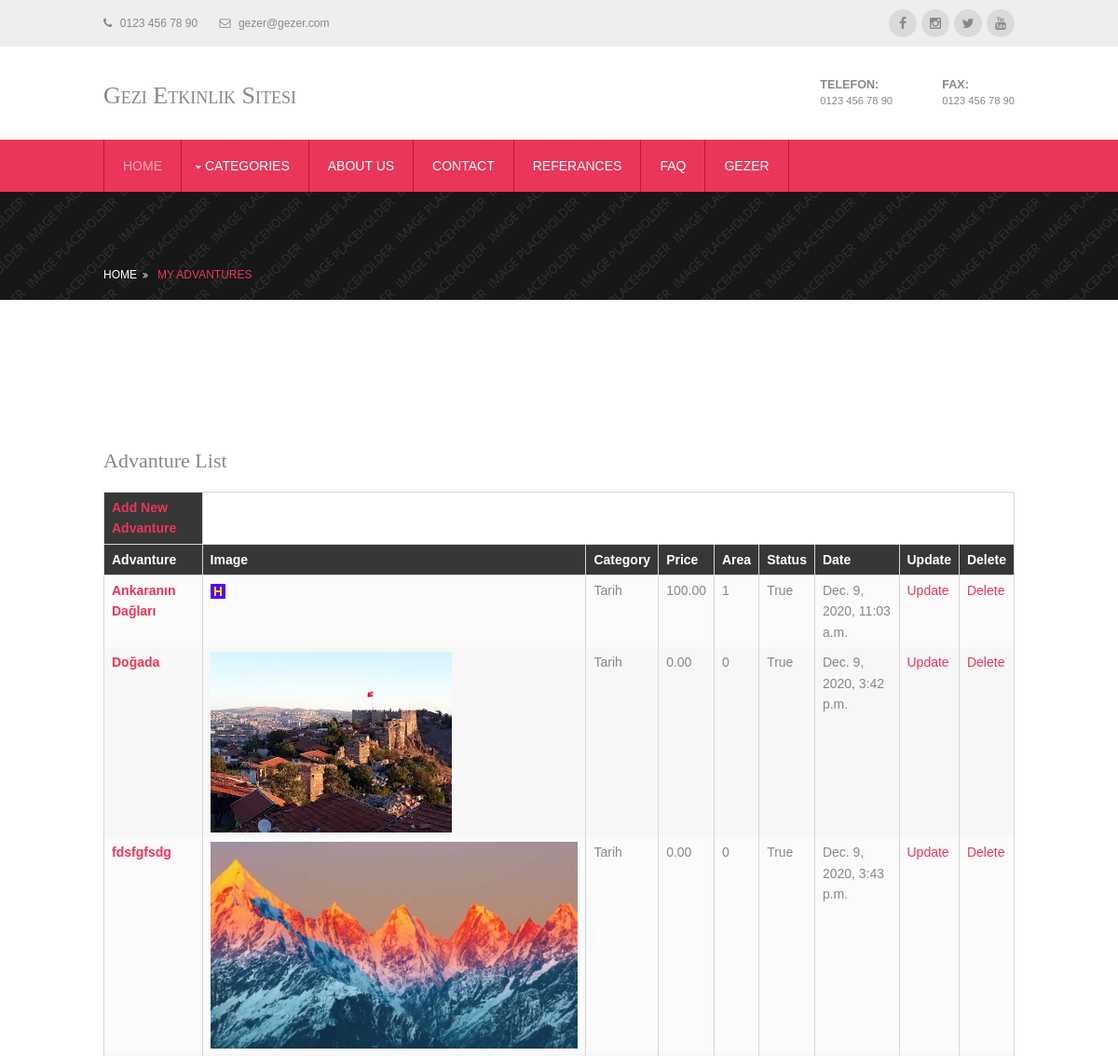
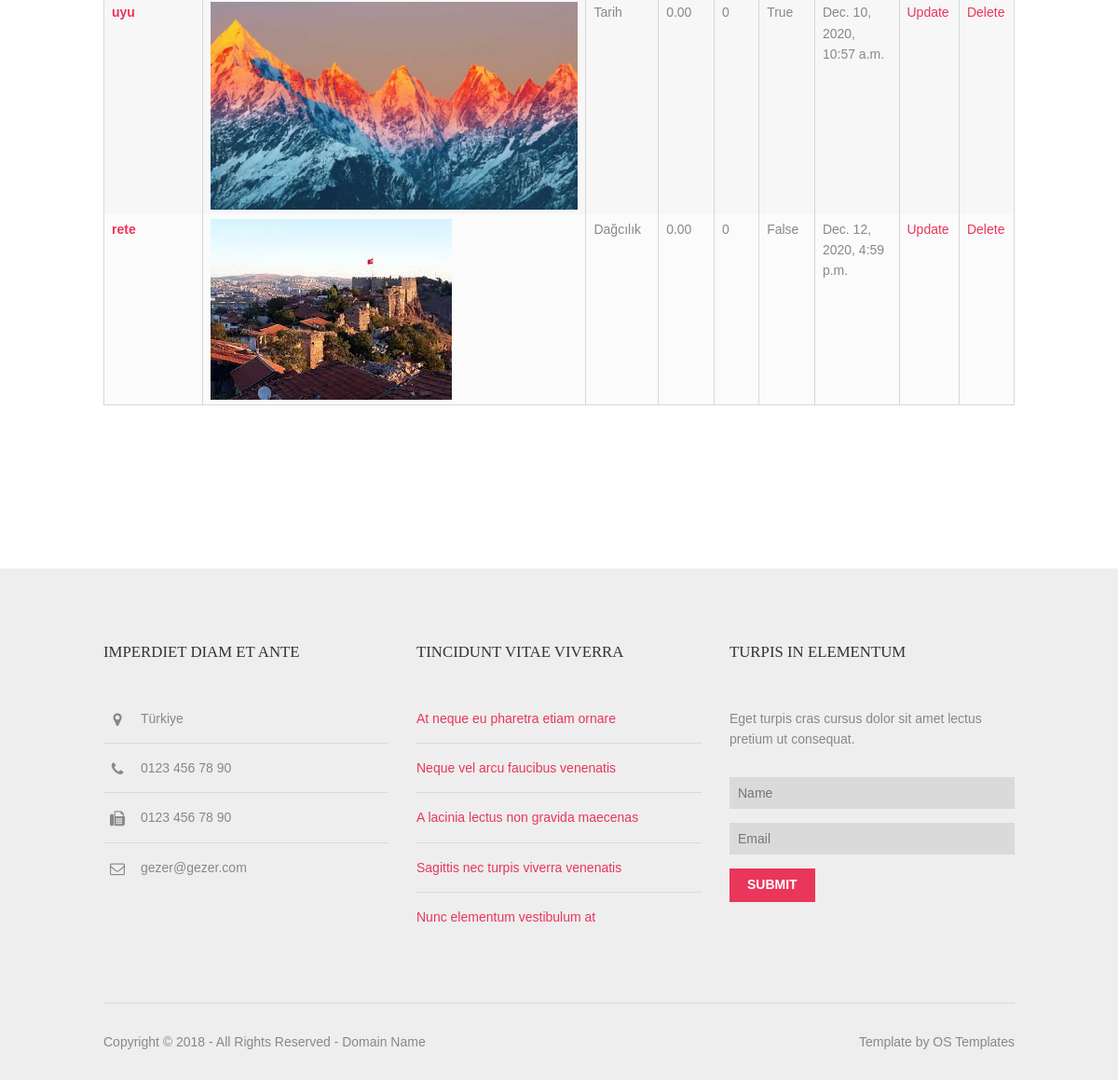
Screenshot of /user/user_advantures/ (signed in) with the database file from the repository (2 pictures, top to bottom).
### home/models.py (models this page shows, shortened)
class Setting(models.Model):
    STATUS = (
        ('True', 'True'),
        ('False', 'False'),
    )
    title = models.CharField(max_length=150)
    keywords = models.CharField(max_length=255)
    description = models.CharField(max_length=255)
    company = models.CharField(max_length=50)
    address = models.CharField(blank=True, max_length=100)
    phone = models.CharField(blank=True, max_length=15)
    fax = models.CharField(blank=True, max_length=15)
    email = models.CharField(blank=True, max_length=50)
    smtpserver = models.CharField(blank=True, max_length=50)
    smtpemail = models.CharField(blank=True, max_length=50)
    smtppassword = models.CharField(blank=True, max_length=10)
    smtpport = models.CharField(blank=True, max_length=5)
    icon = models.ImageField(blank=True, upload_to='images/')
    facebook = models.CharField(blank=True, max_length=50)
    instagram = models.CharField(blank=True, max_length=50)
    twitter = models.CharField(blank=True, max_length=50)
    youtube = models.CharField(blank=True, max_length=50)
    aboutus = RichTextUploadingField(blank=True)
    contact = RichTextUploadingField(blank=True)
    references = RichTextUploadingField(blank=True)
    status = models.CharField(max_length=10, choices=STATUS)
    create_at = models.DateTimeField(auto_now_add=True)
    update_at = models.DateTimeField(auto_now=True)

### advanture/models.py (models this page shows, shortened)
class Advanture(models.Model):
    STATUS = (
        ('True', 'Evet'),
        ('False', 'Hayır'),
    )
    category = models.ForeignKey(Category, on_delete=models.CASCADE, default='None')  # many to one relation with Category
    location = models.ForeignKey(Location, on_delete=models.CASCADE, default='None')  # many to one relation with Category
    title = models.CharField(max_length=150)
    keywords = models.CharField(max_length=255)
    description = models.TextField(max_length=255)
    image = models.ImageField(upload_to='images/', null=True)
    price = models.DecimalField(max_digits=12, decimal_places=2, default=0)
    day = models.IntegerField(default=0)
    detail = RichTextUploadingField()
    slug = models.SlugField(null=False, unique=True)
    status = models.CharField(max_length=10, choices=STATUS, default='False')
    create_at = models.DateTimeField(auto_now_add=True)
    update_at = models.DateTimeField(auto_now=True)
    user = models.ForeignKey(User, on_delete=models.CASCADE)

class Category(MPTTModel):
    STATUS = (
        ('True', 'Evet'),
        ('False', 'Hayır'),
    )
    title = models.CharField(max_length=50)
    keywords = models.CharField(max_length=255)
    description = models.TextField(max_length=255)
    image = models.ImageField(blank=True, upload_to='images/')
    status = models.CharField(max_length=10, choices=STATUS)
    slug = models.SlugField(null=False, unique=True)
    parent = TreeForeignKey('self', blank=True, null=True, related_name='children', on_delete=models.CASCADE)
    create_at = models.DateTimeField(auto_now_add=True)
    update_at = models.DateTimeField(auto_now=True)
    class MPTTMeta:
        order_insertion_by = ['title']
    def __str__(self):  # __str__ method elaborated later in
        full_path = [self.title]  # post.  use __unicode__ in place of
        k = self.parent
        while k is not None:
            full_path.append(k.title)
            k = k.parent
        return ' / '.join(full_path[::-1])

### user/views.py (the view)
# urls.py: path('user_advantures/', views.user_advantures, name='user_advantures'),
@login_required(login_url='/login')  # Check login
def user_advantures(request):
    category = Category.objects.all()
    current_user = request.user
    advantures = Advanture.objects.filter(user_id=current_user.id)
    setting = Setting.objects.get(pk=1)
    context = {'category': category,
               'setting':setting,
               'advantures': advantures, }
    return render(request, 'user_advantures.html', context)

### user/templates/user_advantures.html (shortened to what this page needs)
{% extends 'home_index.html' %}
{% block body %}
{%  load static %}
<div class="wrapper bgded overlay" style="background-image:url('/static/images/demo/backgrounds/01.png');">
  <div id="breadcrumb" class="hoc clear">
    <ul>
        <li><a href="/">HOME</a></li>
         <li class="active"><a href="">My Advantures</a></li>
    </ul>
  </div>
</div>
<div class="wrapper row3">
  <main class="hoc container clear">
 <div class="container">
      <div class="row">
                       <div class="col-md-9">
                    <div class="order-summary clearfix">
                        <div class="section-title">
                            <h3 class="title">Advanture List</h3>
                        </div>
                        <table class="shopping-cart-table table">
                        <tr>
                            <th class="text-left">
                                <a href="/user/user_advantures_add" class="primary-btn">Add New Advanture</a>
                            </th>
                        </tr>
                        <tr>
                            <th class="text-left">Advanture </th>
                            <th class="text-left">Image</th>
                            <th class="text-left">Category</th>
                            <th class="text-left">Price</th>
                            <th class="text-left">Area</th>
                            <th class="text-left">Status </th>
                            <th class="text-left">Date </th>
                            <th class="text-left">Update</th>
                            <th class="text-left">Delete</th>
                        </tr>
                        {% for rs in advantures %}
                            <tr>
                                <td class="text-left">
                                    <a href="/rentalad/{{ rs.id}}/{{ rs.slug }}">
                                        <strong> {{ rs.title}}</strong>
                                    </a>
                                </td>
                                <td class="text-left"><img src="{{ rs.image.url}}" width="50"/> </td>
                                <td class="text-left">{{ rs.category}} </td>
                                <td class="text-left">{{ rs.price}} </td>
                                <td class="text-left">{{ rs.day}} </td>
                                <td class="text-left">{{ rs.status.title}} </td>
                                <td class="text-left">{{ rs.create_at}} </td>
                                <td class="text-left">
                                    <a class="primary-btn" href="/user/update_advanture/{{ rs.id }}" onclick="return confirm('Will be Update ! Are you sure?')"> Update </a>
                                </td>
                                <td class="text-left">
                                    <a class="primary-btn" href="/user/delete_advanture/{{ rs.id }}" onclick="return confirm('Will be Delete ! Are you sure?')"> Delete </a>
                                </td>
                            </tr>
                        {% endfor %}
                    </table>
                    </div>
                </div>
      </div>
    </div>
  </main>
</div>
{% endblock %}

### home/templates/header.html (shortened to what this page needs)
{%  load static %}
<div class="wrapper row0">
  <div id="topbar" class="hoc clear">
    <div class="fl_left">
      <ul class="nospace inline pushright">
        <li><i class="fa fa-phone"></i> {{ setting.phone }}</li>
        <li><i class="fa fa-envelope-o"></i> {{ setting.email }}</li>
      </ul>
    </div>
    <div class="fl_right">
      <ul class="faico clear">
        <li><a class="faicon-facebook" href="{{ setting.facebook }}"><i class="fa fa-facebook"></i></a></li>
        <li><a class="faicon-instagram" href="{{ setting.instagram }}"><i class="fa fa-instagram"></i></a></li>
        <li><a class="faicon-twitter" href="{{ setting.twitter }}"><i class="fa fa-twitter"></i></a></li>
        <li><a class="faicon-youtube" href="{{ setting.youtube }}"><i class="fa fa-youtube"></i></a></li>
      </ul>
    </div>
  </div>
</div>
<div class="wrapper row1">
  <header id="header" class="hoc clear">
    <div id="logo" class="fl_left">
      <h1><a href="/">{{ setting.title }}</a></h1>
    </div>
    <div id="quickinfo" class="fl_right">
      <ul class="nospace inline">
        <li><strong>Telefon:</strong><br>
          {{ setting.phone }}</li>
        <li><strong>Fax:</strong><br>
          {{ setting.fax }}</li>
      </ul>
    </div>
  </header>
</div>
<div class="wrapper row2">
  <nav id="mainav" class="hoc clear">
    <ul class="clear">
      <li class="active"><a href="/">Home</a></li>
        <li>
              <a class="drop" href="#">CATEGORIES</a>
                  {% load mptt_tags %}
            </li>
<li><a href="/aboutus">ABOUT US</a></li>
            <li><a href="/contact">CONTACT</a></li>
           <li><a href="/referances">REFERANCES</a></li>
              <li><a href="/fag">FAQ</a></li>
    {% if user.id is not None %}
              <li class="dropdown">
                <a class="dropdown-toggle" data-toggle="dropdown" href="blog-archive.html">{{ user.username }} </a>
              </li>
    {% endif %}
    </ul>
  </nav>
</div>

### home/templates/footer.html (shortened to what this page needs)
{%  load static %}
<div class="wrapper row4">
  <footer id="footer" class="hoc clear">
    <div class="one_third first">
      <h6 class="title">Imperdiet diam et ante</h6>
      <ul class="nospace linklist contact">
        <li><i class="fa fa-map-marker"></i>
          <address>
          {{ setting.address }}
          </address>
        </li>
        <li><i class="fa fa-phone"></i> {{ setting.phone }}</li>
        <li><i class="fa fa-fax"></i> {{ setting.fax }}</li>
        <li><i class="fa fa-envelope-o"></i> {{ setting.email }}</li>
      </ul>
    </div>
    <div class="one_third">
      <h6 class="title">Tincidunt vitae viverra</h6>
      <ul class="nospace linklist">
        <li><a href="#">At neque eu pharetra etiam ornare</a></li>
        <li><a href="#">Neque vel arcu faucibus venenatis</a></li>
        <li><a href="#">A lacinia lectus non gravida maecenas</a></li>
        <li><a href="#">Sagittis nec turpis viverra venenatis</a></li>
        <li><a href="#">Nunc elementum vestibulum at</a></li>
      </ul>
    </div>
    <div class="one_third">
      <h6 class="title">Turpis in elementum</h6>
      <p class="btmspace-30">Eget turpis cras cursus dolor sit amet lectus pretium ut consequat.</p>
      <form method="post" action="#">
        <fieldset>
          <input class="btmspace-15" type="text" value="" placeholder="Name">
          <input class="btmspace-15" type="text" value="" placeholder="Email">
          <button type="submit" value="submit">Submit</button>
        </fieldset>
      </form>
    </div>
  </footer>
</div>
<div class="wrapper row5">
  <div id="copyright" class="hoc clear">
    <p class="fl_left">Copyright &copy; 2018 - All Rights Reserved - <a href="#">Domain Name</a></p>
    <p class="fl_right">Template by <a target="_blank" href="https://www.os-templates.com/" title="Free Website Templates">OS Templates</a></p>
  </div>
</div>

### home/static/layout/styles/framework.css (style rules this page uses)
html { overflow-y:scroll; overflow-x:hidden; }
html, body { margin:0; padding:0; font-size:14px; line-height:1.6em; }
*, *::before, *::after { box-sizing:border-box; }
.nospace { margin:0; padding:0; list-style:none; }
.inline * { display:inline-block; }
.inline *:last-child { margin-right:0; }
.pushright li { margin-right:20px; }
.pushright li:last-child { margin-right:0; }
.overlay { position:relative; z-index:1; }
.overlay::after { display:block; position:absolute; top:0; left:0; width:100%; height:100%; content:""; z-index:-1; }
.bgded { background-position:top center; background-repeat:no-repeat; background-size:cover; }
.clear, .group { display:block; }
.clear::before, .clear::after, .group::before, .group::after { display:table; content:""; }
.clear, .clear::after, .group, .group::after { clear:both; }
a { outline:none; text-decoration:none; }
.fl_left, .imgl { float:left; }
.fl_right, .imgr { float:right; }
img { width:auto; max-width:100%; height:auto; margin:0; padding:0; border:none; line-height:normal; vertical-align:middle; }
body, input, textarea, select { font-family:Verdana, Geneva, sans-serif; }
h1, h2, h3, h4, h5, h6, .heading { font-family:Georgia, "Times New Roman", Times, serif; }
form, fieldset, legend { margin:0; padding:0; border:none; }
label, input, textarea, select, button { display:block; resize:none; outline:none; color:inherit; font-size:inherit; font-family:inherit; vertical-align:middle; }
h1, h2, h3, h4, h5, h6, .heading { margin:0 0 20px 0; font-size:22px; line-height:normal; font-weight:normal; }
address { font-style:normal; font-weight:normal; }
.wrapper { display:block; width:100%; margin:0; padding:0; text-align:left; word-wrap:break-word; }
.hoc { display:block; margin:0 auto; }
address, article, aside, figcaption, figure, footer, header, main, nav, section { display:block; margin:0; padding:0; }
.one_half, .one_third, .two_third, .one_quarter, .two_quarter, .three_quarter { display:inline-block; float:left; margin:0 0 0 3.06748466257669%; list-style:none; }
.first { margin-left:0; clear:left; }
.one_third { width:31.28834355828221%; }
.btmspace-15 { margin-bottom:15px; }
.btmspace-30 { margin-bottom:30px; }

### rows the page displays
Setting: phone "0123 456 78 90", email "gezer@gezer.com", title "Gezi Etkinlik Sitesi", fax "0123 456 78 90", address "Türkiye"
Advanture: title "Ankaranın Dağları", image (picture), category "Tarih", price "100.00", day "1", status "True", create_at "Dec. 9, 2020, 11:03 a.m."
Advanture: title "Doğada", image (picture), category "Tarih", price "0.00", day "0", status "True", create_at "Dec. 9, 2020, 3:42 p.m."
Advanture: title "fdsfgfsdg", image (picture), category "Tarih", price "0.00", day "0", status "True", create_at "Dec. 9, 2020, 3:43 p.m."
Advanture: title "uyu", image (picture), category "Tarih", price "0.00", day "0", status "True", create_at "Dec. 10, 2020, 10:57 a.m."
Advanture: title "rete", image (picture), category "Dağcılık", price "0.00", day "0", status "False", create_at "Dec. 12, 2020, 4:59 p.m."

### other values shown
{{ user.username }} "GEZER"
